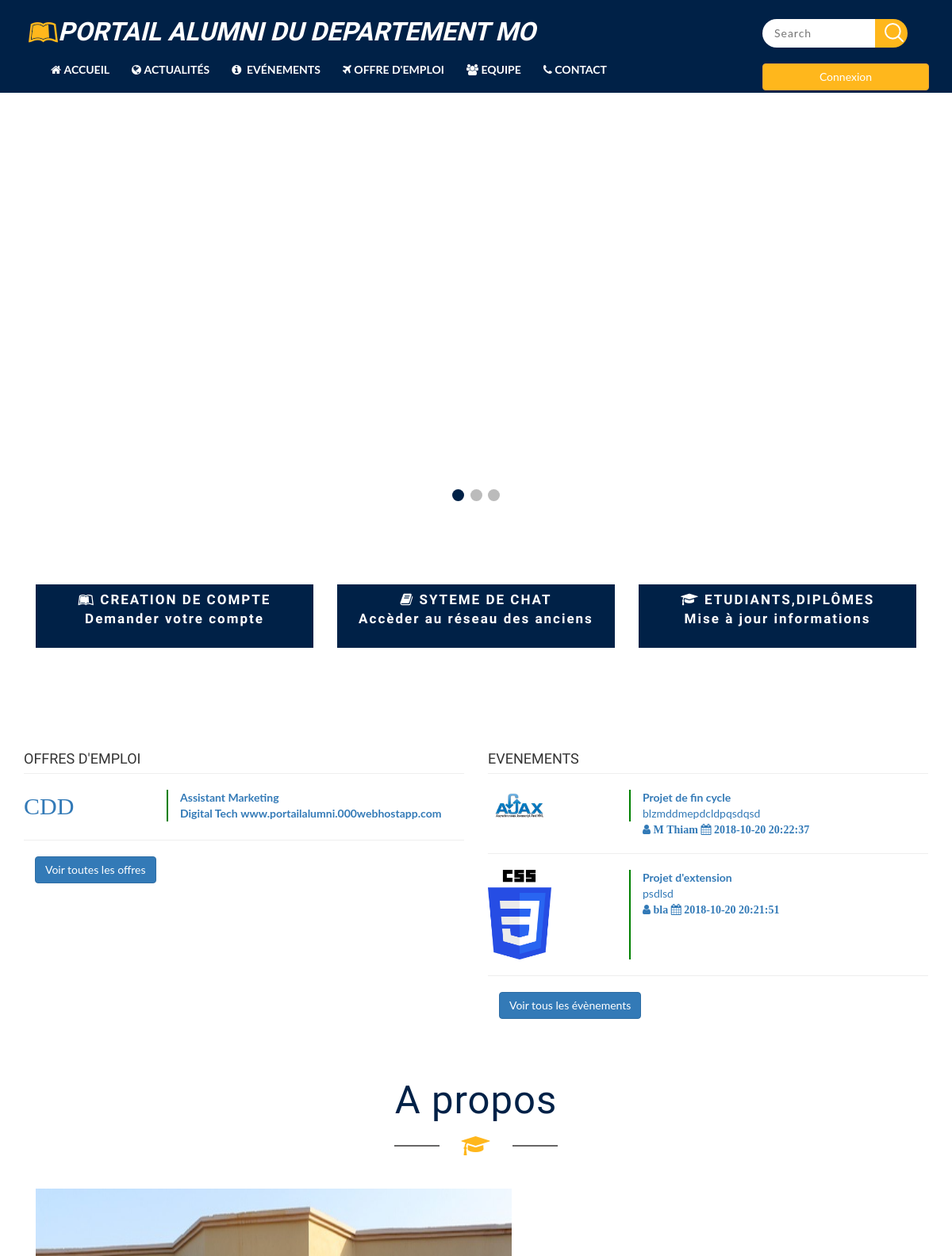
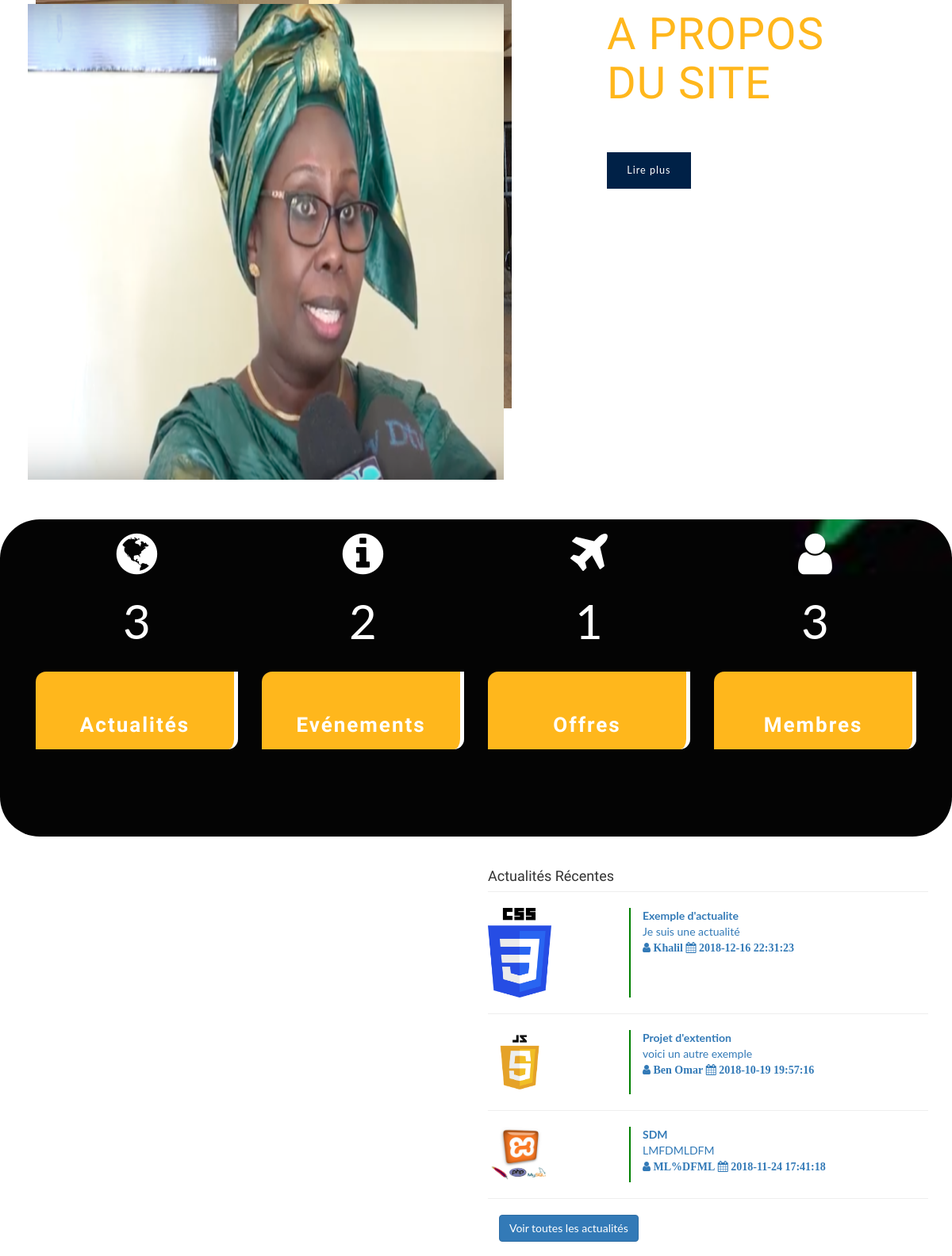
The page / (upper part) on the database its author committed (2 pictures, top to bottom).
### tables this page shows
CREATE TABLE `offre` (
  `id` int(11) NOT NULL,
  `entreprise` varchar(255) NOT NULL,
  `description` text NOT NULL,
  `secteur` varchar(255) NOT NULL,
  `site` varchar(255) NOT NULL,
  `slogan` varchar(255) NOT NULL,
  `titre` varchar(255) NOT NULL,
  `mission` text NOT NULL,
  `date_debut` date NOT NULL,
  `contrat` varchar(255) NOT NULL,
  `duree` varchar(255) NOT NULL,
  `ville` varchar(255) NOT NULL,
  `profil` varchar(255) NOT NULL,
  `niveau` varchar(50) NOT NULL,
  `competence` varchar(500) NOT NULL,
  `date` timestamp NOT NULL DEFAULT CURRENT_TIMESTAMP ON UPDATE CURRENT_TIMESTAMP
);

CREATE TABLE `ajout_evenement` (
  `id` int(11) NOT NULL,
  `titre` text NOT NULL,
  `auteur` varchar(250) NOT NULL,
  `image` varchar(255) NOT NULL,
  `description` text NOT NULL,
  `contenu` text NOT NULL,
  `date` timestamp NOT NULL DEFAULT CURRENT_TIMESTAMP ON UPDATE CURRENT_TIMESTAMP
);

CREATE TABLE `actualite` (
  `id` int(11) NOT NULL,
  `titre` text NOT NULL,
  `auteur` varchar(250) NOT NULL,
  `image` varchar(250) NOT NULL,
  `description` text NOT NULL,
  `contenu` text NOT NULL,
  `date` timestamp NOT NULL DEFAULT CURRENT_TIMESTAMP ON UPDATE CURRENT_TIMESTAMP
);

### setting/config.php (called while the page is built, shortened)
<?php
class projet
{
	public function evenement_du_jour()
	{
        $datalist=array();
		$db= new PDO("mysql:host=localhost;dbname=gestion_alumni","root","");
		$query=$db->prepare("select * from 	ajout_evenement ");
		$query->execute();
		while ($data=$query->fetch()) {
			$datalist[] = $data;
		}
		return $datalist;
	}
public function actualite_du_jour()
	{
        $datalist=array();
		$db= new PDO("mysql:host=localhost;dbname=gestion_alumni","root","");
		$query=$db->prepare("select * from actualite ");
		$query->execute();
		while ($data=$query->fetch()) {
			$datalist[] = $data;
		}
		return $datalist;
	}
public function liste_offre()
	{
        $datalist=array();
		$db= new PDO("mysql:host=localhost;dbname=gestion_alumni","root","");
		$query=$db->prepare("select * from offre ");
		$query->execute();
		while ($data=$query->fetch()) {
			$datalist[] = $data;
		}
		return $datalist;
	}
	}

### index.php (the view, shortened to what this page needs)
<?php
require_once 'setting/config.php';
include 'include/session.php';
$detail = $alumni->actualite_du_jour();
$event=$alumni->evenement_du_jour();
$offre=$alumni->liste_offre();
   ?>
<!DOCTYPE html>
<html>
<head>
<link rel="stylesheet" href="css/bootstrap.css">
<link rel="stylesheet" href="css/style.css" type="text/css" media="all" />
<link rel="stylesheet" href="css/sidebar.css" type="text/css" media="all" />
<link rel="stylesheet" href="css/font-awesome.css">
<link rel="stylesheet" href="css/swipebox.css">
<link rel="stylesheet" href="css/jquery-ui.css" />
</head>
<body>
<div id="main">
  <header>
  <div class="main_section_agile" id="home">
  <div class="agileits_w3layouts_banner_nav">
    <nav class="navbar navbar-default">
      <div class="navbar-header navbar-left">
      <h1><a class="navbar-brand" href="index.php"><i class="fa fa-leanpub" aria-hidden="true"></i>PORTAIL ALUMNI DU DEPARTEMENT MO</a></h1>
      </div>
      <div class="w3layouts_header_right">
          <form action="#" method="post">
          <input name="Search here" type="search" placeholder="Search" required="">
          <input type="submit" value="">
        </form>&nbsp;
        <div style="cursor:pointer" onclick="openNav()" >
       <button class="btn btn-warning" style="width:15em;background: #ffb71c;">Connexion</button>
      </div>
      </div>
      <div class="collapse navbar-collapse navbar-right" id="bs-example-navbar-collapse-1">
        <nav class="link-effect-2" id="link-effect-2">
          <ul class="nav navbar-nav">
            <ul class="nav navbar-nav">
            <li><a href="index.php" class="effect-3"><i class="fa fa-home">&nbsp;</i>Accueil</a></li>
            <li><a href="liste_actualite.php" class="effect-3"><i class="fa fa-globe">&nbsp;</i>Actualités</a></li>
            <li><a href="liste_evenement.php" class="effect-3 "><i class="fa fa-info-circle">&nbsp;</i> Evénements</a></li>
            <li><a href="offre_emploi.php" class="effect-3"><i class="fa fa-plane">&nbsp;</i>Offre d'emploi</a></li>
            <li><a href="#team" class="effect-3 scroll"><i class="fa fa-group">&nbsp;</i>Equipe</a></li>
            <li><a href="#mail" class="effect-3 scroll"><i class="fa fa-phone">&nbsp;</i>Contact</a></li>
          </ul>
          </ul>
        </nav>
      </div>
    </nav>
    </div>
    </div>
</header>
<div class="slideshow-container">
<div style="text-align:center">
  <span class="dot"></span>
  <span class="dot"></span>
  <span class="dot"></span>
</div>
</div>
<div class="stats">
  <div class="container">
    <div class="stats-info">
      <a href="demande_compte.php">
        <div class="col-md-4 col-xs-4 stats-grid slideanim">
        <h4 class="stats-info">
          <i class="fa fa-leanpub" aria-hidden="true"></i>
          CREATION DE COMPTE
          <br><b>Demander votre compte</b>
        </h4>
      </div>
      </a>
      <a href="chat/login.php">
        <div class="col-md-4 col-xs-4 stats-grid slideanim">
        <h4 class="stats-info">
          <i class="fa fa-book" aria-hidden="true"></i>
          SYTEME DE CHAT
          <br><b>Accèder au réseau des anciens</b>
        </h4>
      </div>
      </a>
      <a href="activation.php">
        <div class="col-md-4 col-xs-4 stats-grid slideanim">
        <h4 class="stats-info">
          <i class="fa fa-graduation-cap" aria-hidden="true"></i>
        ETUDIANTS,DIPLÔMES
        <br><b>Mise à jour informations</b>
        </h4>
      </div>
      </a>
    </div>
  </div>
</div>
<div class="container">
            <div class="row">
               <div class="col-lg-6">
                <h4 class="page-header">OFFRES D'EMPLOI</h4>
                <?php
                 foreach ($offre as $key => $v)
                {
                ?>
               <div class="row">
                <a href="offre_detail.php?id=<?=$v['id']?>">
                 <div class="col-md-4" style="font-family: algerian;font-size: 30px">
                   <?php echo $v['contrat']; ?>
                 </div>
                 <div class="col-lg-8" style="border-left: 2px solid green;"><b><?php echo $v['titre']; ?></b><br>
                 <span><strong><?php echo" ".$v['entreprise']; ?></strong></span>
                <span><strong><?php echo" ".$v['site']; ?></strong></span>
                </div>
                 </a>
               </div><hr>
                <?php   };?>
                <a href="offre_emploi.php">
                <div class="form-group">
                  <button type="button" class="btn btn-primary" align="right">
                    Voir toutes les offres
                  </button>
                </div>
                </a>
              </div>
              <div class="col-lg-6">
               <h4 class="page-header">EVENEMENTS</h4>
               <?php
                 foreach ($event as $key => $evenement)
                {
                ?>
               <div class="row">
                <a href="evenement.php?id=<?=$evenement['id']?>">
                 <div class="col-md-4" style="border-right: 2px solid green;"><img src="album/<?php echo $evenement['image']; ?>" style="width: 80px;" ></div>
                 <div class="col-lg-8"><b><?php echo $evenement['titre']; ?></b><br><?php echo $evenement['description']; ?><br>
                 <span class="fa fa-user"><strong><?php echo" ".$evenement['auteur']; ?></strong></span>
                <span class="fa fa-calendar"><strong><?php echo" ".$evenement['date']; ?></strong></span>
                </div>
                 </a>
               </div><hr>
                <?php   };?>
                <a href="liste_evenement.php">
                <div class="form-group">
                  <button type="button" class="btn btn-primary" align="right">
                    Voir tous les évènements
                  </button>
                </div>
              </a>
           </div>
       </div>
</div><br>
<div class="about-top" id="about">
  <div class="container">
    <h3 class="w3l-title">A propos</h3>
    <div class="w3layouts_header">
      <p><i class="fa fa-graduation-cap" aria-hidden="true"></i></p>
    </div>
    <div class="col-md-7 wthree-services-bottom-grids">
      <div class="wthree-services-left">
      </div>
      <div class="wthree-services-right">
        <img src="images/recteur.png" alt="" width="600px" height="600px">
      </div>
    </div>
    <div class="col-md-5 wthree-about-grids">
      <h4>A propos du site</h4>
      <a href="#" class="trend-w3l" data-toggle="modal" data-target="#myModal"><span>Lire plus</span></a>
    </div>
  </div>
</div>
<?php
    $q= $db->query('SELECT id FROM ajout_evenement');
     $list = array();
     while($data = $q->fetch(PDO::FETCH_ASSOC)){
         $list[] = $data;
     };
     $nb_event = count($list);
     $q1= $db->query('SELECT id FROM actualite');
     $list1 = array();
     while($data1 = $q1->fetch(PDO::FETCH_ASSOC)){
         $list1[] = $data1;
     };
     $nb_actualite = count($list1);
     $q2= $db->query('SELECT id FROM offre');
     $list2 = array();
     while($data2 = $q2->fetch(PDO::FETCH_ASSOC)){
         $list2[] = $data2;
     };
     $nb_offre = count($list2);
     $q3= $db->query('SELECT id FROM login_membre');
     $list3 = array();
     while($data3 = $q3->fetch(PDO::FETCH_ASSOC)){
         $list3[] = $data3;
     };
     $nb_membre = count($list3);
 ?>
<div id="stats">
  <div class="container">
    <div id="stats-info">
       <div class="col-md-3 col-xs-3 slideanim" id="stats-grid" >
        <i class="fa fa-globe" aria-hidden="true"></i>
        <div class='numscroller numscroller-big-bottom' data-slno='1' data-min='0' data-max='<?php echo $nb_actualite; ?>' data-delay='.5' data-increment="1"><?php echo $nb_actualite; ?></div>
        <h4 id="stats-info"><br>Actualités</h4>
      </div>
      <div class="col-md-3 col-xs-3 slideanim" id="stats-grid" >
        <i class="fa fa-info-circle" aria-hidden="true"></i>
        <div class='numscroller numscroller-big-bottom' data-slno='1' data-min='0' data-max='<?php echo $nb_event; ?>' data-delay='.5' data-increment="1">
          <?php echo $nb_event; ?></div>
        <h4 id="stats-info"><br>Evénements</h4>
      </div>
      <div class="col-md-3 col-xs-3 slideanim" id="stats-grid">
        <i class="fa fa-plane" aria-hidden="true"></i>
        <div class='numscroller numscroller-big-bottom' data-slno='1' data-min='0' data-max='<?php echo $nb_offre; ?>' data-delay='.5' data-increment="10">
          <?php echo $nb_offre; ?></div>
        <h4 id="stats-info"><br>Offres <br></h4>
      </div>
      <div class="col-md-3 col-xs-3 slideanim" id="stats-grid">
          <i class="fa fa-user" aria-hidden="true"></i>
        <div class='numscroller numscroller-big-bottom' data-slno='1' data-min='0' data-max='<?php echo $nb_membre; ?>' data-delay='.5' data-increment="1">
          <?php echo $nb_membre; ?></div>
        <h4 id="stats-info"><br>Membres</h4>
      </div>
      <div class="clearfix"></div>
    </div>
  </div>
</div>
<div class="container">
  <div class="row">
    <div class="col-lg-6"></div>
    <div class="col-lg-6">
               <h4 class="page-header">Actualités Récentes </h4>
               <?php
                 foreach ($detail as $key => $v)
                {
                ?>
               <div class="row">
                <a href="Actualite.php?id=<?=$v['id']?>">
                 <div class="col-md-4" style="border-right: 2px solid green;"><img src="album/<?php echo $v['image']; ?>" style="width: 80px;" ></div>
                 <div class="col-lg-8"><b><?php echo $v['titre']; ?></b><br><?php echo $v['description']; ?><br>
                 <span class="fa fa-user"><strong><?php echo" ".$v['auteur']; ?></strong></span>
                <span class="fa fa-calendar"><strong><?php echo" ".$v['date']; ?></strong></span>
                </div>
                 </a>
               </div><hr>
                <?php   };?>
                <a href="liste_actualite.php">
                <div class="form-group">
                  <button type="button" class="btn btn-primary" align="right">
                    Voir toutes les actualités
                  </button>
                </div>
                </a>
           </div>
  </div>
</div><br>
</div>
</body>
</html>

### css/sidebar.css (style rules this page uses)
body { font-family: "Lato", sans-serif; }
#main { transition:0.5s; }

### index.php (style rules this page uses)
.stats-info { text-align: center; }
.stats h4 { color: #fff; font-size: 17px; line-height: 1.4; letter-spacing: 2px; text-align: center; font-weight: 600; background: #002147; padding: .5em; height: 80px }
.stats-grid { font-size: 60px; font-weight: 400; color: white; margin-bottom: 10px; }
h4.stats-info { margin-top: 20px; }
img { vertical-align: middle; }
.slideshow-container { max-width: 1580px; position: relative; margin: auto; }
.dot { height: 15px; width: 15px; margin: 0 2px; background-color: #bbb; border-radius: 50%; display: inline-block; transition: background-color 0.6s ease; }
.active { background-color: #002147; }
#stats { background: url(images/bg1.jpg) no-repeat 0px 0px; padding-bottom: 100px; background-size: cover; -webkit-background-size: cover; -moz-background-size: cover; -o-background-size: cover; -ms-background-size: cover; background-attachment: fixed; border-radius: 50px; }
#stats-info { text-align: center; }
#stats h4 { color: #fff; font-size: 26px; line-height: 1.4; letter-spacing: 2px; text-align: center; font-weight: 600; background: #ffb71c; padding: .5em; border-right: 5px solid #fff; border-radius: 13px 0; }
#stats-grid { font-size: 60px; font-weight: 400; color: white; margin-bottom: 10px; }
h4#stats-info { margin-top: 20px; }

### rows shown on the page
offre: contrat "CDD", titre "Assistant Marketing", entreprise "Digital Tech", site "www.portailalumni.000webhostapp.com"
ajout_evenement: image (picture), titre "Projet de fin cycle", description "blzmddmepdcldpqsdqsd", auteur "M Thiam", date "2018-10-20 20:22:37"
ajout_evenement: image (picture), titre "Projet d'extension", description "psdlsd", auteur "bla", date "2018-10-20 20:21:51"
actualite: image (picture), titre "Exemple d'actualite", description "Je suis une actualité", auteur "Khalil", date "2018-12-16 22:31:23"
actualite: image (picture), titre "Projet d'extention", description "voici un autre exemple", auteur "Ben Omar", date "2018-10-19 19:57:16"
actualite: image (picture), titre "SDM", description "LMFDMLDFM", auteur "ML%DFML", date "2018-11-24 17:41:18"

### other values the page prints
$nb_actualite "3"
$nb_event "2"
$nb_offre "1"
$nb_membre "3"
